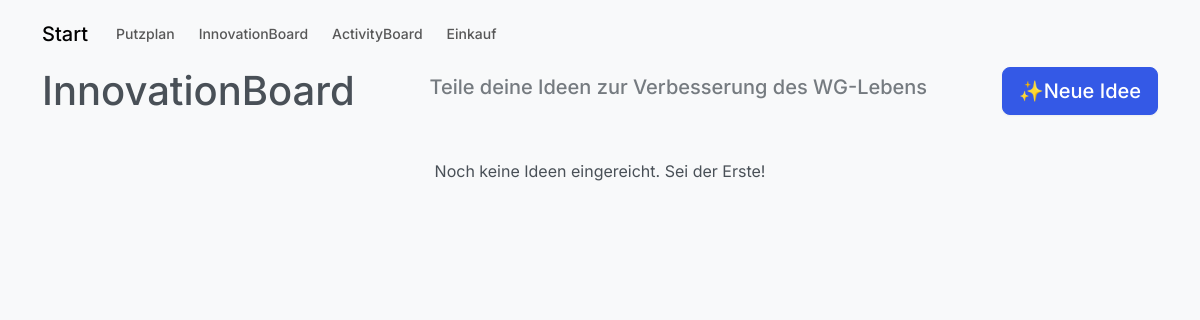
Page /innovationboard/ (signed in) on the earlier database version.
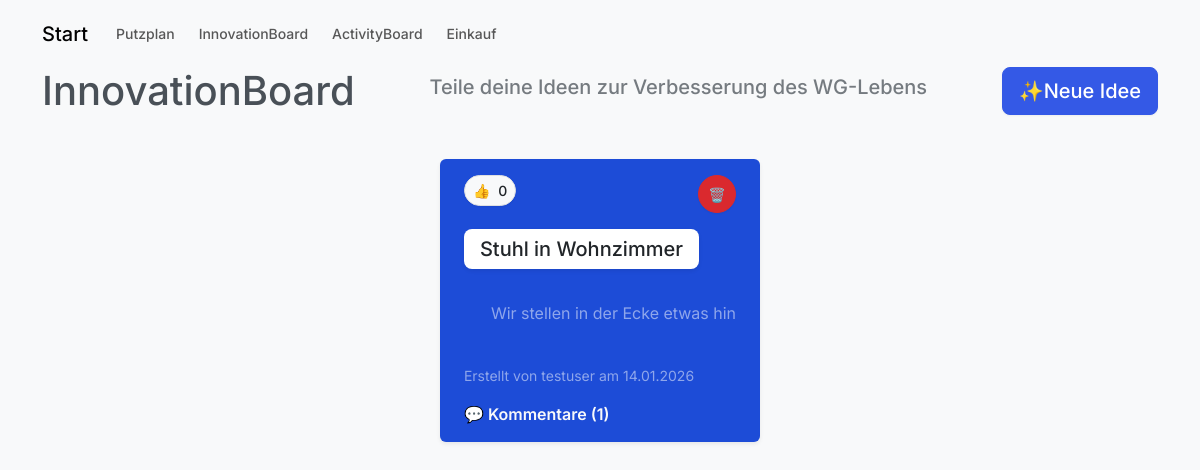
Same page on the later database version.
### db.py (models this page shows)
class Idea(db.Model):
    __tablename__ = 'IDEA'
    idea_id = db.Column(db.Integer, primary_key=True, index=True)
    wg_id = db.Column(db.Integer, db.ForeignKey('WG.wg_id'), nullable=False)
    created_by = db.Column(db.Integer, db.ForeignKey('USER.user_id'), nullable=False)
    title = db.Column(db.String, nullable=False)
    description = db.Column(db.Text)
    created_at = db.Column(db.DateTime, server_default=db.func.now())
    updated_at = db.Column(db.DateTime, onupdate=db.func.now())
    status = db.Column(db.String)
    color = db.Column(db.String(7), nullable=False, default="#ffffff")
    wg = db.relationship('Wg', back_populates='ideas')
    creator = db.relationship('User', back_populates='ideas', foreign_keys=[created_by])
    comments = db.relationship('Idea_Comment', back_populates='idea', cascade='all, delete-orphan')
    likes = db.relationship('Idea_Like', back_populates='idea', cascade='all, delete-orphan')

class User(db.Model):
    __tablename__ = 'USER'
    user_id = db.Column(db.Integer, primary_key=True, index=True, unique=True)
    username = db.Column(db.String, nullable=False, unique=True)
    password_hash = db.Column(db.String, nullable=False, unique=True)
    email = db.Column(db.String, nullable=False, unique=True)
    role = db.Column(db.String, nullable=False)
    wg_id = db.Column(db.Integer, db.ForeignKey('WG.wg_id'), nullable=True)
    wg = db.relationship('Wg', back_populates='users')
    cleaning_tasks = db.relationship('CleaningTask', back_populates='assigned_user')
    activities_created = db.relationship('Activity', back_populates='creator')
    ideas = db.relationship('Idea', back_populates='creator',foreign_keys='Idea.created_by')
    idea_comments = db.relationship('Idea_Comment', back_populates='user')
    idea_likes = db.relationship('Idea_Like', back_populates='user')
    added_items = db.relationship('ShoppingItem', foreign_keys='ShoppingItem.added_by', back_populates='added_by_user')
    assigned_items = db.relationship('ShoppingItem', foreign_keys='ShoppingItem.assigned_to', back_populates='assigned_to_user')
    joined_activities = db.relationship(
        "Activity",
        secondary=activity_participants,
        back_populates="participants"
    )  #joined_activities

### app.py (the view, shortened to what this page needs)
@app.route("/innovationboard/", methods=['GET', 'POST'])
def innovation_board():
    if 'user_id' not in session:
        return redirect(url_for('login'))
    form = InnovationForm()
    all_users = User.query.all()
    ideas = (Idea.query
             .filter_by(wg_id=1)   #wg_id = user.wg_id
             .options(joinedload(Idea.creator))
             .order_by(Idea.created_at.desc())
             .all())
    return render_template("innovationboard.html", form=form, all_users=all_users,ideas=ideas, comment_form=CommentForm())

### templates/innovationboard.html (shortened to what this page needs)
{% extends "base.html" %}
{% block content %}
<nav class="navbar navbar-expand-lg navbar-light bg-light">
  <a class="navbar-brand" href="{{ url_for('dashboard') }}">Start</a>
  <div class="navbar-nav">
    <a class="nav-link" href="{{ url_for('putzplan') }}">Putzplan</a>
    <a class="nav-link" href="{{ url_for('innovation_board') }}">InnovationBoard</a>
    <a class="nav-link" href="{{ url_for('activity_board') }}">ActivityBoard</a>
    <a class="nav-link" href="{{ url_for('einkaufsplan') }}">Einkauf</a>
</nav>
<div style="display:flex; justify-content:space-between; align-items:center; margin-bottom: 20px;">
  <h1 style="margin:0;">InnovationBoard</h1>
    <h5 class="text-body-secondary">Teile deine Ideen zur Verbesserung des WG-Lebens</h5>
  <label for="modalToggleNewIdea"
         class="btn btn-lg btn-primary">
    ✨Neue Idee
  </label>
</div>
<br>
<div class="ideas-list d-flex flex-wrap justify-content-center gap-3">
  {% for idea in ideas %}
    <div class="card shadow-sm border-0"
     style="background-color: {{ idea.color or '#0d6efd' }};">
  <div class="card-body text-white">
    <div class="d-flex justify-content-between align-items-start mb-3">
      <form method="POST" action="{{ url_for('toggle_like', idea_id=idea.idea_id) }}" class="m-0">
        <button type="submit" class="btn btn-light btn-sm rounded-pill">
          👍 <span class="ms-1">{{ idea.likes|length }}</span>
        </button>
      </form>
      <form method="POST" action="{{ url_for('delete_idea', idea_id=idea.idea_id) }}" class="m-0">
        <button type="submit"
                class="btn btn-danger btn-sm rounded-circle"
                style="width: 38px; height: 38px;"
                onclick="return confirm('Idee wirklich löschen?');">
          🗑️
        </button>
      </form>
    </div>
    <h5 class="mb-2">
      <span class="d-inline-block px-3 py-2 rounded-3 bg-white text-dark shadow-sm">
        {{ idea.title }}
      </span>
    </h5>
    <p class="mb-3 text-white-50" style="white-space: pre-wrap; overflow-wrap: anywhere;">
      {{ idea.description }}
    </p>
    <small class="d-block mb-3 text-white-50">
      Erstellt von {{ idea.creator.username }} am {{ idea.created_at.strftime('%d.%m.%Y') }}
    </small>
    <a class="link-light fw-semibold text-decoration-none"
       data-bs-toggle="collapse"
       href="#comments-{{ idea.idea_id }}"
       role="button"
       aria-expanded="false"
       aria-controls="comments-{{ idea.idea_id }}">
      💬 Kommentare ({{ idea.comments|length if idea.comments else 0 }})
    </a>
  </div>
</div>
  {% else %}
    <p>Noch keine Ideen eingereicht. Sei der Erste!</p>
  {% endfor %}
</div>
{% endblock %}

Differences in the rows shown:
added Idea: likes|length "0", title "Stuhl in Wohnzimmer", description "Wir stellen in der Ecke etwas hin", creator.username "testuser", created_at "14.01.2026", comments|length "1"
Other differences:
text no longer shown: "Noch keine Ideen eingereicht. Sei der Erste!"
